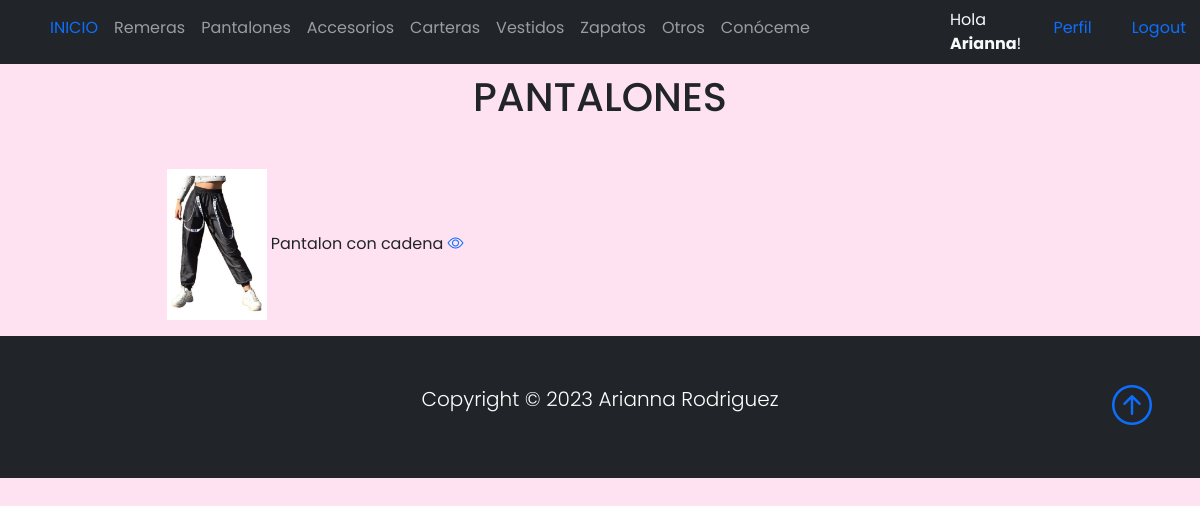
/listaPantalones/ (signed in), run on an earlier commit of the app's database.
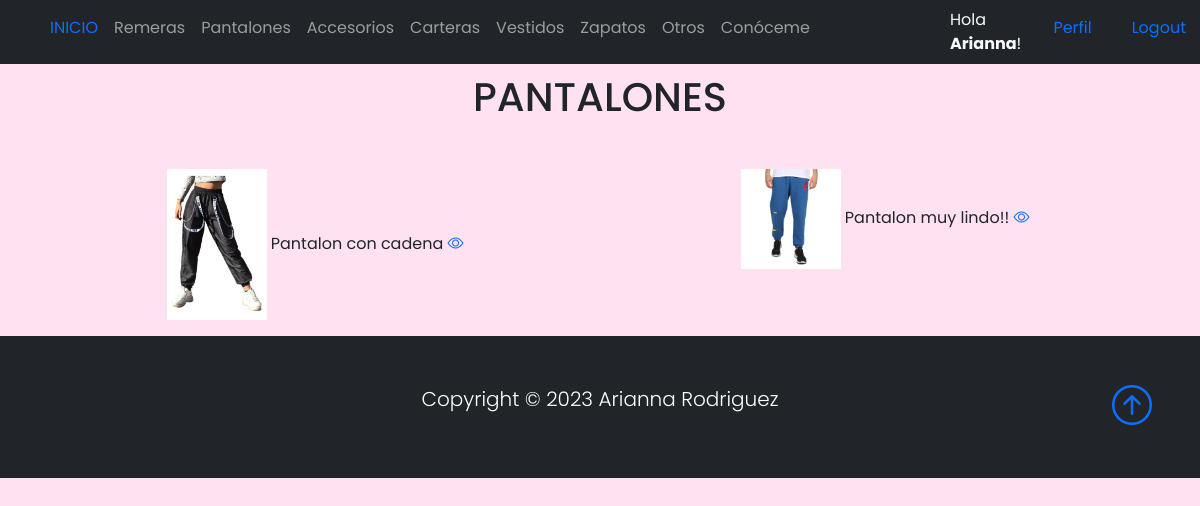
And on a later commit of the database.
### thriftshop/models.py (models this page shows, shortened)
class Articulo(models.Model):
    articuloSeleccion = (
    ('remera','Remera'),
    ('pantalon', 'Pantalones'),
    ('accesorio','Accesorio'),
    ('zapato','Zapatos'),
    ('vestido','Vestido'),
    ('cartera','Cartera'),
    ('otro', 'Otro'),
    )
    usuario = models.ForeignKey(User, on_delete=models.CASCADE, null=True, blank=True)
    titulo = models.CharField(max_length=200)
    articulo = models.CharField(max_length=15, choices=articuloSeleccion, default='remera')
    marca = models.CharField(max_length=40)
    talle = models.CharField(max_length=40)
    descripcion = models.TextField(null=True, blank=True)
    year = models.IntegerField()
    precio = models.DecimalField(max_digits=10, decimal_places=2)
    fechaPublicacion = models.DateTimeField(auto_now_add=True)
    telefonoContacto = models.IntegerField()
    emailContacto = models.EmailField()
    imagenArticulo = models.ImageField(null=True, blank=True, upload_to="imagenes/")
    class Meta:
        ordering = ['usuario', '-fechaPublicacion']

### thriftshop/views.py (the view)
# urls.py: path('listaPantalones/', PantalonLista.as_view(), name='pantalones'),
class PantalonLista(LoginRequiredMixin, ListView):
    context_object_name = 'pantalones'
    queryset = Articulo.objects.filter(articulo__startswith='pantalon')
    template_name = 'thriftshop/listaPantalones.html'

### thriftshop/templates/thriftshop/listaPantalones.html (shortened to what this page needs)
{% extends 'thriftshop/home.html' %}
{% block content %}
<br>
<br>
<div class="container text-center">
    <h1>PANTALONES</h1>
</div>
<br>
<div class="container text-center">
    <div class="row">
            {% for pantalon in pantalones %}
            <div class="col-sm-6 align-items-center">
                <div class="card-body">
                <img src="{{pantalon.imagenArticulo.url}}" class="" width="100px">
                {{pantalon.titulo}}
                <a href="{% url 'pantalon' pantalon.id %}"><i class="bi bi-eye"></i></a>
                </div>
            </div>
            {% endfor %}
    </div>
</div>
{% endblock %}

### thriftshop/templates/thriftshop/home.html (shortened to what this page needs)
{% load static %}
<!DOCTYPE html>
<html lang="en">
<head>
    <link href="https://cdn.jsdelivr.net/npm/bootstrap@5.0.2/dist/css/bootstrap.min.css" rel="stylesheet"
>
    <link rel="stylesheet" href="https://cdn.jsdelivr.net/npm/bootstrap-icons@1.3.0/font/bootstrap-icons.css">
    <link rel="stylesheet" type="text/css" href="{% static 'style.css' %}">
</head>
<body>
    <nav class="navbar navbar-expand-sm bg-dark navbar-dark py-2 fixed-top">
      <div class="container">
            <div class="collapse navbar-collapse" id="navmenu">
              <ul class="navbar-nav mr-auto">
                <li class="nav-item">
                  <a class="nav-link" href="{% url 'home' %}"><span class="text-primary">INICIO</span></a>
                </li>
                <li class="nav-item">
                  <a class="nav-link" href="{% url 'remeras' %}">Remeras</a>
                </li>
                <li class="nav-item">
                  <a class="nav-link" href="{% url 'pantalones' %}">Pantalones</a>
                </li>
                <li class="nav-item">
                  <a class="nav-link" href="{% url 'accesorios' %}">Accesorios</a>
                </li>
                <li class="nav-item">
                  <a class="nav-link" href="{% url 'carteras' %}">Carteras</a>
                </li>
                <li class="nav-item">
                  <a class="nav-link" href="{% url 'vestidos' %}">Vestidos</a>
                </li>
                <li class="nav-item">
                  <a class="nav-link" href="{% url 'zapatos' %}">Zapatos</a>
                </li>
                <li class="nav-item">
                  <a class="nav-link" href="{% url 'otros' %}">Otros</a>
                </li>
                <li class="nav-item">
                  <a class="nav-link" href="{% url 'acerca_de_mi' %}">Conóceme</a>
                </li>
                <div class="container"></div>
                <div class="container"></div>
                <div class="container"></div>
                <div class="container"></div>
                <div class="container"></div>
                {% if request.user.is_authenticated %}
                <div class="container">
                <li class="nav-item">
                  <span class="text-light"> Hola <strong>{{request.user.first_name}}</strong>!</span>
                </li>
                </div>
                <div class="container">
                <li class="nav-item">
                  <a class="nav-link" href="{% url 'editar_perfil' %}"><span class="text-primary">Perfil</span></a>
                </li>
                </div>
                <div class="container">
                <li class="nav-item">
                  <a class="nav-link" href="{% url 'logout' %}"><span class="text-primary">Logout</span></a>
                </li>
                </div>
              {% endif %}
           </ul>
          </div>
      </div>
  </nav>
      {% block content %}{% endblock %}
  <footer class="p-5 bg-dark text-white text-center position-relative">
      <div class="container">
          <p class="lead text-white">Copyright &copy; 2023 Arianna Rodriguez</p>
          <a href="" class="position-absolute bottom-0 end-0 p-5">
              <i class="bi bi-arrow-up-circle h1"></i>
          </a>
      </div>
  </footer>
</body>
</html>

### thriftshop/static/style.css (style rules this page uses)
body { background-color: rgb(255, 226, 242); font-family: 'Poppins', 'Nunito', sans-serif; padding-top: 25px; }
a { text-decoration: none; }
li { text-decoration: none; }
p { color: #555555; }

What changed in the data, as far as the page shows it:
added Articulo: imagenArticulo (picture), titulo "Pantalon muy lindo!!"
